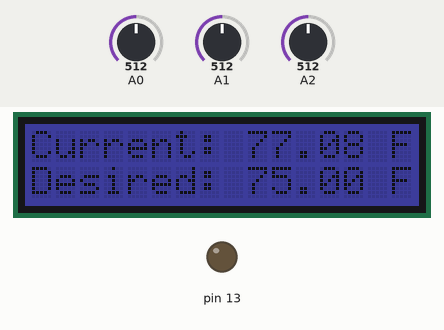
Bench run of a sketch on a simulated Arduino Uno, built with avr-gcc and run on an emulated ATmega328P. On the bench: 16×2 character LCD, output pins drawn as LEDs (lit = HIGH). The inputs (shaded band) are chosen by the test bench; at power-on: A0 = 512, A2 = 512, A1 = 512.

Above: at 1.2 s.
1.3 s: A0 set to 494
At 2.28 s:
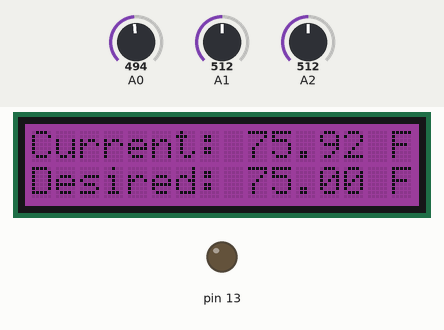
4.1 s: A0 set to 483
At 4.4 s:
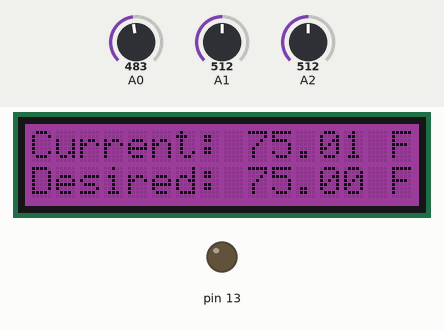
5.8 s: A2 set to 716
At 6.0 s:
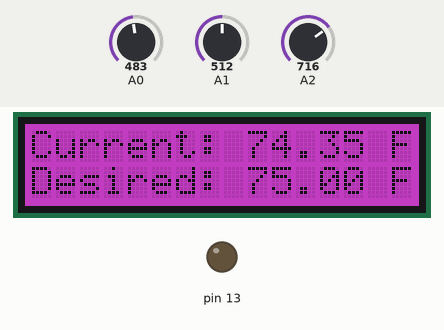
7.8 s: A1 set to 587
At 7.99 s:
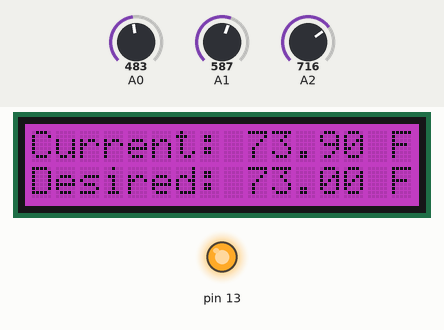
9.8 s: A1 set to 612
At 9.98 s:
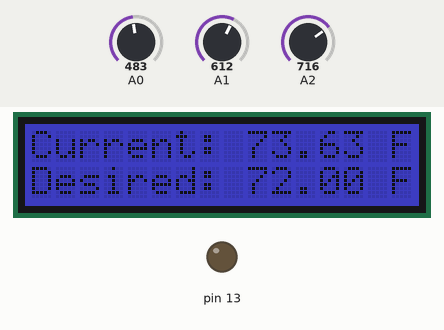
11.8 s: A2 set to 900
At 12.98 s:
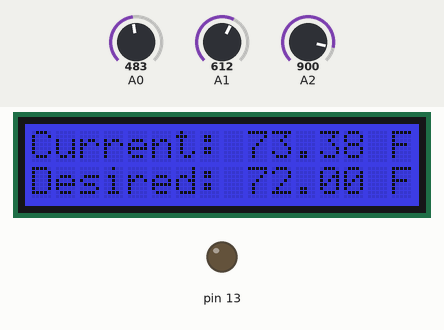
Timing chart, 0 to 14.8 s (numbered marks = the images above; inputs shaded):
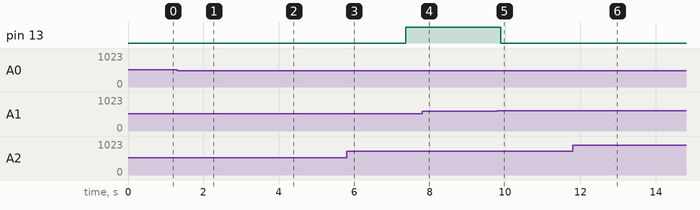

The sketch:

Thermostat.ino
```cpp
/*
 * Maintains set temperature and displays it to LCD screen.
 *
 * Requires Seeed Grove shield. Attach temperature sensor on A0,
 * potentiometer on A1, light sensor on A2, LCD screen on any I2C port
 */

#include "rgb_lcd.h"
#include "TemperatureSensor.h"
#include "RotationSensor.h"
#include "LightSensor.h"
#include "CircularBuffer.h"
#include "Relay.h"


rgb_lcd lcd;
TemperatureSensor temperatureSensor(A0);
RotationSensor rotationSensor(A1, RotationSensor::INCREMENT_CW);
LightSensor lightSensor(A2);
CircularBuffer<float> circularBuffer(100);
Relay relay(13);


void setup()
{
    Serial.begin(9600);

    // Set up the LCD screen's number of columns and rows:
    lcd.begin(16, 2);
}


void loop()
{
    circularBuffer.push_back(temperatureSensor.sense());
    float currTemperature = circularBuffer.getMean();
    float setPoint = getSetpoint();
    float deadbandSize = 2.0;
    float minThreshold = setPoint - deadbandSize/2;
    float maxThreshold = setPoint + deadbandSize/2;
    float minLightLevel = 0;

    float lightLevel = lightSensor.sense();
    if (lightLevel < minLightLevel)
    {
        lightLevel = minLightLevel;
    }

    if (minThreshold < currTemperature && currTemperature < maxThreshold)
    {
        // Do nothing if currTemperature is very close to setPoint. This prevents rapid
        // flipping of the relay if currTemperature fluctuates around setPoint.
        lcd.setRGB(255*lightLevel, 0, 255*lightLevel);
    }
    else if (currTemperature <= minThreshold)
    {
        lcd.setRGB(255*lightLevel, 0, 0);
        relay.on();
    }
    else
    {
        lcd.setRGB(0, 0, 255*lightLevel);
        relay.off();
    }

    lcd.setCursor(0, 0);
    lcd.print("Current: ");
    lcd.print(currTemperature);
    lcd.print(" F");

    lcd.setCursor(0, 1);
    lcd.print("Desired: ");
    lcd.print(setPoint);
    lcd.print(" F");
    delay(100);
}


/**
 * Reads the value from the potentiometer and returns a temperature setpoint
 * between 60-80 deg F
 */
float getSetpoint()
{
    float minTemp = 60;
    float maxTemp = 90;
    float pot = rotationSensor.sense();
    return round(minTemp + (maxTemp - minTemp) * pot);
}
```

CircularBuffer.h
```cpp
/**
 * @author Prateek Sahay
 * @date 2/2/21
 */

template <typename T>
class CircularBuffer
{
public:
    CircularBuffer(int size) : _size(size)
    {
        _array = (T*) calloc(_size, sizeof(T));
        clear();
    }

    void clear()
    {
        memset(_array, 0, sizeof(T)*_size);
    }

    void push_back(T element)
    {
        _array[_last] = element;
        _last = (_last + 1) % _size;
        _numRealElements = min(_numRealElements++, _size);
    }

    float getMean()
    {
        float sum = 0;
        for (int i=0; i<_numRealElements; i++)
        {
            sum += _array[i];
        }
        return sum / _numRealElements;
    }

private:
    int _last;            // Index of last item in the array
    T* _array;
    int _size;
    int _numRealElements; // Keeps track of how many elements have actually been populated so far
};
```

LightSensor.h
```cpp
/**
 * @author Prateek Sahay
 * @date 2/28/21
 */

class LightSensor
{
public:
    /**
     * Plug potentiometer into an analog pin of Grove shield.
     */
    LightSensor(int pin) : _pin(pin) {};

    /**
     * Returns position 0-1
     */
    float sense()
    {
        int val = analogRead(_pin);
        float ratio = (float) val / 1024.0;
        return ratio;
    }

private:
    int _pin;
};
```

Relay.h
```cpp
/**
 * @author Prateek Sahay
 * @date 2/11/21
 */

class Relay
{
public:
    /**
     * Plug positive pin of relay into a digital pin and negative
     * pin into ground.
     */
    Relay(int pin) : _pin(pin)
    {
        pinMode(_pin, OUTPUT);
    };

    /**
     * Returns position 0-1
     */
    void on()
    {
        digitalWrite(_pin, HIGH);
    }

    void off()
    {
        digitalWrite(_pin, LOW);
    }

private:
    int _pin;
};
```

RotationSensor.h
```cpp
/**
 * @author Prateek Sahay
 * @date 2/2/21
 */

class RotationSensor
{
public:
    enum Direction
    {
        INCREMENT_CW,
        INCREMENT_CCW
    };

    /**
     * Plug potentiometer into an analog pin of Grove shield.
     */
    RotationSensor(int pin, Direction dir) : _pin(pin), _dir(dir) {};

    /**
     * Returns position 0-1
     */
    float sense()
    {
        int val = analogRead(_pin);
        float ratio = (float) val / 1024.0;
        return (_dir == INCREMENT_CCW) ? ratio : 1 - ratio;
    }

private:
    int _pin;
    Direction _dir;
};
```

TemperatureSensor.h
```cpp
/**
 * @author Prateek Sahay
 * @date 2/2/21
 */

class TemperatureSensor
{
public:
    /**
     * Plug temperature sensor into an analog pin of Grove shield.
     */
    TemperatureSensor(int pin) : _pin(pin) {};

    /**
     * Returns temperature in Fahrenheit.
     */
    float sense()
    {
        int val = analogRead(_pin);
        float resistance = (float)(1023-val)*10000/val;
        float temperature_c = 1/(log(resistance/10000)/B+1/298.15)-273.15;
        float temperature_f = (temperature_c*1.8)+32;
        float temperature = temperature_f;
        return temperature;
    }

private:
    int _pin;
    const int B = 3975;
};
```

Measured:
- the behaviour switches between 597 and 598 on A1 (found by bisection; images 4 and 5)
- after the input at 1.3 s, the display: first changes after 0.12 s (image 1 shows a later state)
- after the input at 5.8 s, the display: first differs from a run without the input after 0.13 s (image 3)
- after the input at 7.8 s, the display: changes after 0.13 s (image 4)
- after the input at 9.8 s, pin 13: HIGH → LOW after 0.09 s; the display: changes after 0.12 s (image 5)
- after the input at 11.8 s, the display: first changes after 0.12 s (image 6 shows a later state)
